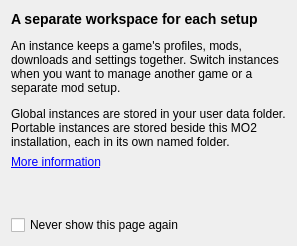
     <widget class="QWidget" name="page_1">
      <layout class="QVBoxLayout" name="verticalLayout_21">
       <item>
        <widget class="QLabel" name="label_15">
         <property name="text">
          <string>&lt;h3&gt;A separate workspace for each setup&lt;/h3&gt;
&lt;p&gt;An instance keeps a game's profiles, mods, downloads and settings together. Switch instances when you want to manage another game or a separate mod setup.&lt;/p&gt;
&lt;p&gt;Global instances are stored in your user data folder. Portable instances are stored beside this MO2 installation, each in its own named folder.&lt;/p&gt;</string>
         </property>
         <property name="alignment">
          <set>Qt::AlignLeading|Qt::AlignLeft|Qt::AlignTop</set>
         </property>
         <property name="wordWrap">
          <bool>true</bool>
         </property>
        </widget>
       </item>
       <item>
        <widget class="LinkLabel" name="label_19">
         <property name="text">
          <string>&lt;html&gt;&lt;head/&gt;&lt;body&gt;&lt;p&gt;&lt;a href=&quot;https://github.com/ModOrganizer2/modorganizer/wiki/Instances&quot;&gt;More information&lt;/a&gt;&lt;/p&gt;&lt;/body&gt;&lt;/html&gt;</string>
         </property>
         <property name="openExternalLinks">
          <bool>true</bool>
         </property>
        </widget>
       </item>
       <item>
        <spacer name="verticalSpacer_6">
         <property name="orientation">
          <enum>Qt::Vertical</enum>
         </property>
         <property name="sizeHint" stdset="0">
          <size>
           <width>20</width>
           <height>40</height>
          </size>
         </property>
        </spacer>
       </item>
       <item>
        <widget class="QCheckBox" name="hideIntro">
         <property name="text">
          <string>Never show this page again</string>
         </property>
        </widget>
       </item>
      </layout>
     </widget>
